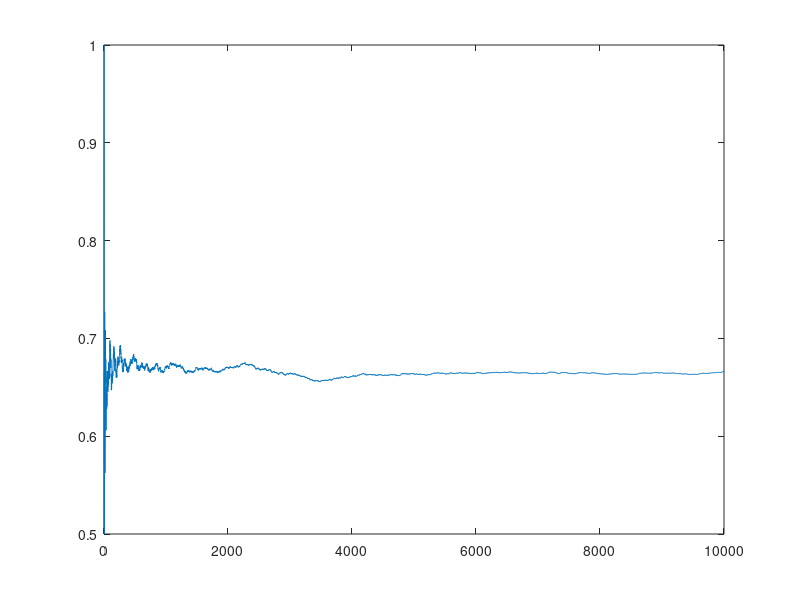

Write MATLAB code to recreate this figure.
rng('shuffle');
nExperiments = 10000;
%this part of the program tests when you switch doors
counter = 0;
y = zeros(10000, 1);
x = zeros(10000, 1);
for n = 1:nExperiments
    selections = randi(3, [1, 2]);
    if(selections(1) == selections(2))
    selections(2) = selections(2) + 1;
        if(selections(2) > 3)
           selections(2) = 1;
        end
    else
        selections(2) = selections(1);
    end
    
    if(selections(1) == selections(2))
        counter = counter + 1;
    end
    x(n) = n;
    y(n) = counter/n; 
end
plot(x,y);
disp(['Probability: ' num2str(counter/nExperiments)])
saveas(gca, 'Changing Doors.fig');